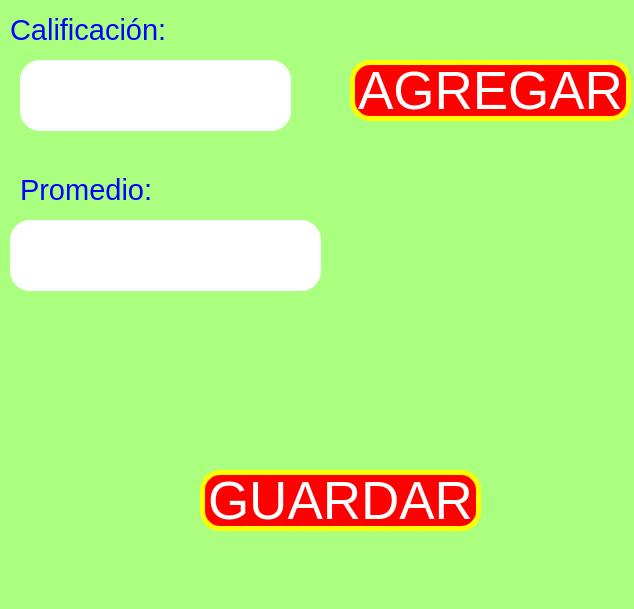
<?xml version="1.0" encoding="UTF-8"?>
<ui version="4.0">
 <class>MainWindow</class>
 <widget class="QMainWindow" name="MainWindow">
  <property name="geometry">
   <rect>
    <x>0</x>
    <y>0</y>
    <width>634</width>
    <height>609</height>
   </rect>
  </property>
  <property name="windowTitle">
   <string>MainWindow</string>
  </property>
  <property name="styleSheet">
   <string notr="true">background-color: rgb(170, 255, 127);</string>
  </property>
  <widget class="QWidget" name="centralwidget">
   <widget class="QPushButton" name="btn_agregar">
    <property name="geometry">
     <rect>
      <x>350</x>
      <y>60</y>
      <width>281</width>
      <height>61</height>
     </rect>
    </property>
    <property name="font">
     <font>
      <pointsize>40</pointsize>
     </font>
    </property>
    <property name="styleSheet">
     <string notr="true">background-color: rgb(255, 0, 0);
color: rgb(255, 255, 255);
border-radius:20px;
border: 5px solid yellow;</string>
    </property>
    <property name="text">
     <string>AGREGAR</string>
    </property>
   </widget>
   <widget class="QLineEdit" name="txt_calificacion">
    <property name="geometry">
     <rect>
      <x>20</x>
      <y>60</y>
      <width>271</width>
      <height>71</height>
     </rect>
    </property>
    <property name="font">
     <font>
      <pointsize>20</pointsize>
     </font>
    </property>
    <property name="styleSheet">
     <string notr="true">border-radius:20px;
background-color: rgb(255, 255, 255);</string>
    </property>
    <property name="alignment">
     <set>Qt::AlignCenter</set>
    </property>
   </widget>
   <widget class="QLabel" name="label">
    <property name="geometry">
     <rect>
      <x>10</x>
      <y>10</y>
      <width>171</width>
      <height>41</height>
     </rect>
    </property>
    <property name="styleSheet">
     <string notr="true">color: rgb(0, 0, 255);</string>
    </property>
    <property name="text">
     <string>&lt;html&gt;&lt;head/&gt;&lt;body&gt;&lt;p&gt;&lt;span style=&quot; font-size:22pt;&quot;&gt;Calificación:&lt;/span&gt;&lt;/p&gt;&lt;/body&gt;&lt;/html&gt;</string>
    </property>
   </widget>
   <widget class="QLineEdit" name="txt_promedio">
    <property name="geometry">
     <rect>
      <x>10</x>
      <y>220</y>
      <width>311</width>
      <height>71</height>
     </rect>
    </property>
    <property name="font">
     <font>
      <pointsize>20</pointsize>
     </font>
    </property>
    <property name="styleSheet">
     <string notr="true">border-radius:20px;
background-color: rgb(255, 255, 255);</string>
    </property>
    <property name="alignment">
     <set>Qt::AlignCenter</set>
    </property>
   </widget>
   <widget class="QLabel" name="label_2">
    <property name="geometry">
     <rect>
      <x>20</x>
      <y>170</y>
      <width>131</width>
      <height>41</height>
     </rect>
    </property>
    <property name="styleSheet">
     <string notr="true">color: rgb(0, 0, 255);</string>
    </property>
    <property name="text">
     <string>&lt;html&gt;&lt;head/&gt;&lt;body&gt;&lt;p&gt;&lt;span style=&quot; font-size:22pt;&quot;&gt;Promedio:&lt;/span&gt;&lt;/p&gt;&lt;/body&gt;&lt;/html&gt;</string>
    </property>
   </widget>
   <widget class="QPushButton" name="btn_guardar">
    <property name="geometry">
     <rect>
      <x>200</x>
      <y>470</y>
      <width>281</width>
      <height>61</height>
     </rect>
    </property>
    <property name="font">
     <font>
      <pointsize>40</pointsize>
     </font>
    </property>
    <property name="styleSheet">
     <string notr="true">background-color: rgb(255, 0, 0);
color: rgb(255, 255, 255);
border-radius:20px;
border: 5px solid yellow;</string>
    </property>
    <property name="text">
     <string>GUARDAR</string>
    </property>
   </widget>
  </widget>
  <widget class="QMenuBar" name="menubar">
   <property name="geometry">
    <rect>
     <x>0</x>
     <y>0</y>
     <width>634</width>
     <height>21</height>
    </rect>
   </property>
  </widget>
  <widget class="QStatusBar" name="statusbar"/>
 </widget>
 <resources/>
 <connections/>
</ui>
